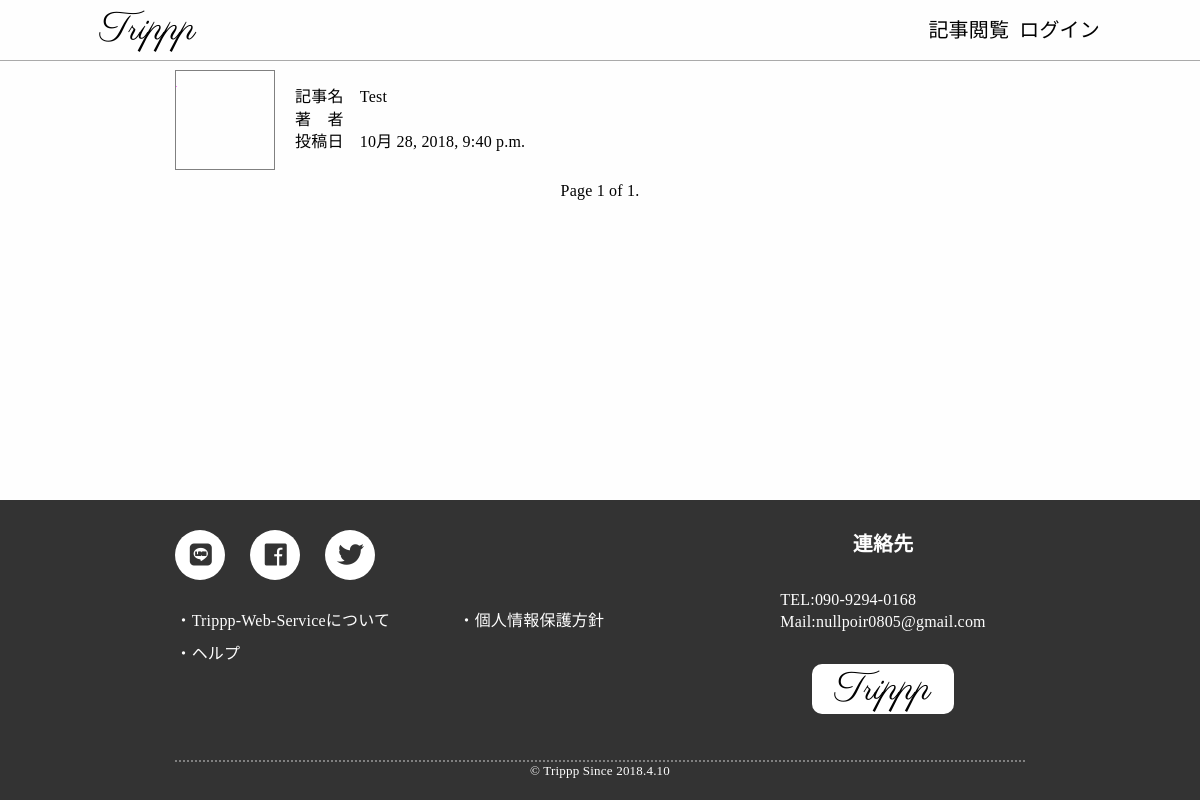
Page /tabilog/ on the earlier database version.
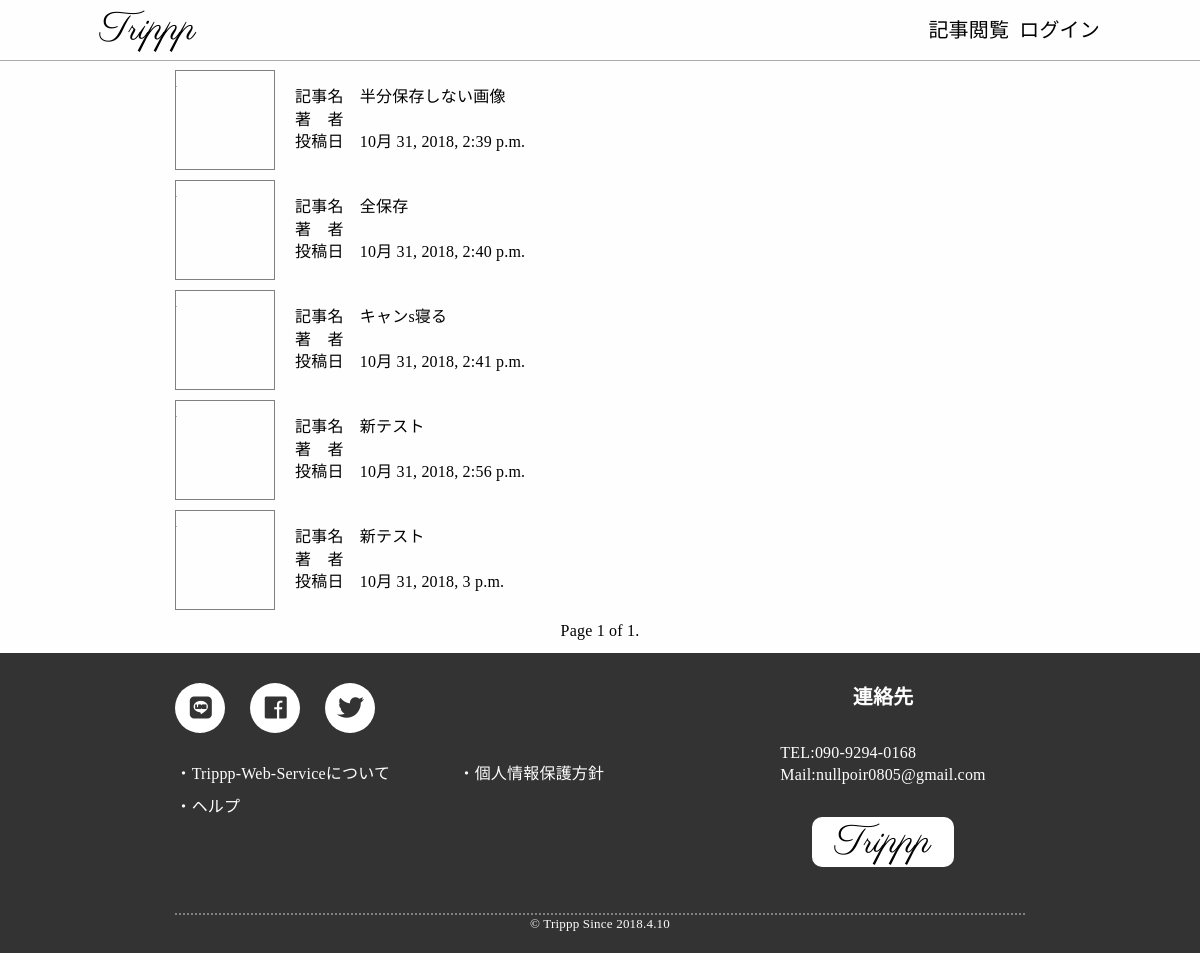
Same page on the later database version.
### tabilog/models.py (models this page shows, shortened)
class tabilog(models.Model):
    title=models.CharField(max_length=100)
    pub_date=models.DateTimeField(default=datetime.now)
    author=models.CharField(max_length=100)
    user_pk=models.IntegerField()
    thambnail = models.ImageField(upload_to='thambnail/')
    body=HTMLField("content")
    content=HTMLField("content")

### tabilog/views.py (the view)
# urls.py: path('',views.tabilog_list_show,name="tabilog_list_show"),
def tabilog_list_show(request):
    if request.method == "POST":
        pass
    else:
        tabilog_all=tabilog.objects.all()
        paginator=Paginator(tabilog_all,10)
        page = request.GET.get('page')
        tabilog_output=paginator.get_page(page)
    return render(request,"tabilog/tabilog_list.html",{"lists":tabilog_output})

### templates/tabilog/tabilog_list.html (shortened to what this page needs)
{% extends "base.html" %}
{% load static %}
{% block header %}
<link rel="stylesheet" type="text/css" href="{% static 'css/tabilog_list.css' %}">
{% endblock %}
{% block content %}
  <div class="content__list">
  {% for list in lists %}
      <a class="tabilog-card" href="/tabilog/articles/{{ list.pk }}">
        <div class="tabilog-card__thumbanail"><img alt="NoImages"></img></div>
        <div class="tabilog-card__description">
          記事名　{{ list.title}}<br>
          著　者　{{list.author}}<br>
          投稿日　{{list.pub_date}}
        </div>
      </a>
  {% endfor %}
  </div>
  <div class="pagination">
          <div class="pagination_current">
              Page {{ lists.number }} of {{ lists.paginator.num_pages }}.
          </div>
  </div>
{% endblock %}

Differences in the rows shown:
removed tabilog: title "Test", pub_date "10月 28, 2018, 9:40 p.m."
added tabilog: title "半分保存しない画像", pub_date "10月 31, 2018, 2:39 p.m."
added tabilog: title "全保存", pub_date "10月 31, 2018, 2:40 p.m."
added tabilog: title "キャンs寝る", pub_date "10月 31, 2018, 2:41 p.m."
added tabilog: title "新テスト", pub_date "10月 31, 2018, 2:56 p.m."
added tabilog: title "新テスト", pub_date "10月 31, 2018, 3 p.m."
